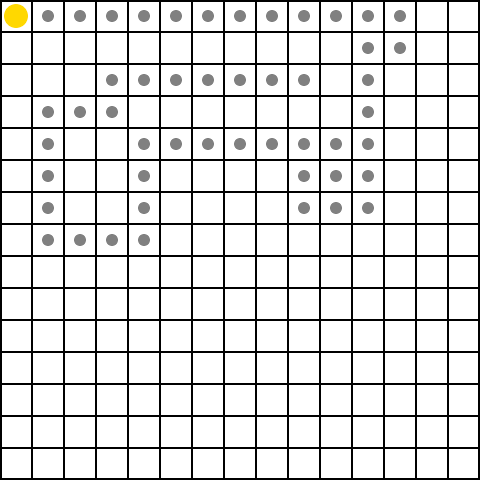

The image is a tile-based game level rendered from a .tmx file. Its description and source (layers, tilesets, objects; grid data summarised) follow:
An orthogonal 15x15 tile map with 32x32 px tiles, 3 tile layers (Ground, Food, Rat).

<map version="1.0" tiledversion="1.0.3" orientation="orthogonal" renderorder="left-down" width="15" height="15" tilewidth="32" tileheight="32" nextobjectid="1">
 <tileset firstgid="1" source="../images/Tsx/Ground.tsx" />
 <layer name="Ground" width="15" height="15">
  <data>[225 cells, 225 non-empty, 9 distinct tile ids]</data>
 </layer>
 <layer name="Food" width="15" height="15">
  <data>[225 cells, 225 non-empty, 2 distinct tile ids]</data>
 </layer>
 <layer name="Rat" width="15" height="15">
  <data>[225 cells, 225 non-empty, 2 distinct tile ids]</data>
 </layer>
</map>
